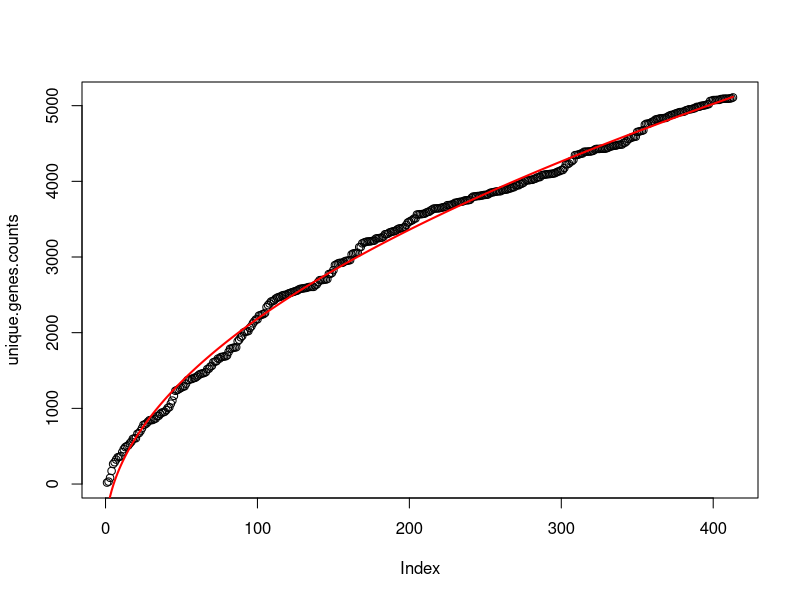
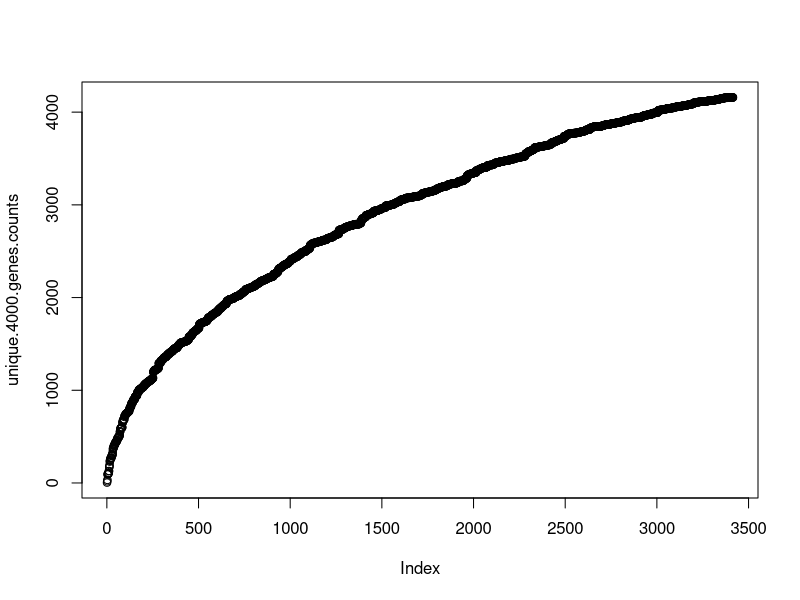
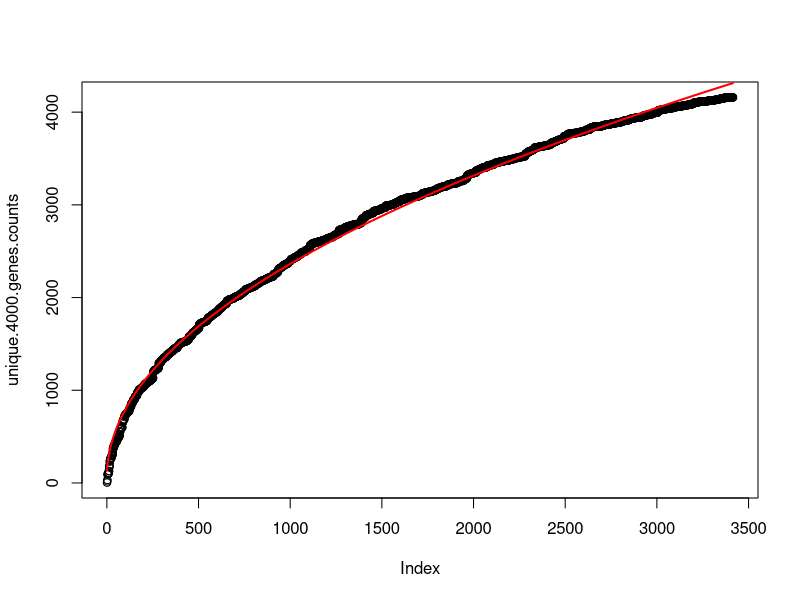

Generate these figures, in order, with R:
## Generate Plot of Accumulating Unique Genes

#read wp and 4000 pfocr
pfocr.wp <- read.csv('20180418_wp_hs_pfocr_sub.csv',stringsAsFactors = F)
pfocr.4000 <- read.csv('20180413_4000_pfocr_sub.csv',stringsAsFactors = F)

#reshape pfocr into named list
pfocr.wp.nl <- unstack(pfocr.wp[,2:1])
pfocr.4000.nl <- unstack(pfocr.4000[,2:1])

#average number of genes per pathway/image
pfocr.wp.med<-median(unlist(lapply(pfocr.wp.nl, length)))
pfocr.wp.med
pfocr.4000.med<-median(unlist(lapply(pfocr.4000.nl, length)))
pfocr.4000.med
pfocr.wp.mean<-mean(unlist(lapply(pfocr.wp.nl, length)))
pfocr.wp.mean
pfocr.4000.mean<-mean(unlist(lapply(pfocr.4000.nl, length)))
pfocr.4000.mean

#plot accumulation of unique genes in pfocr WP
unique.genes<-c()
unique.genes.counts<-c()
for (p in names(pfocr.wp.nl)){
    unique.genes <- c(unique.genes, setdiff(pfocr.wp.nl[[p]],unique.genes))
    unique.genes.counts <- c(unique.genes.counts,length(unique.genes))
}
plot(unique.genes.counts)
## fit curve
xx<-seq(1:length(unique.genes.counts))
fit<-lm(unique.genes.counts~sqrt(xx))
summary(fit)
lines(xx, predict(fit, data.frame(x=xx)), col="red", lwd=2)
predict(fit,data.frame(xx=269))  
# 5300 WP pathways = 20,000 unique genes
# 269 WP pathways = 4000 genes

#plot accumulation of unique genes in pfocr 4000
unique.4000.genes<-c()
unique.4000.genes.counts<-c()
for (p in names(pfocr.4000.nl)){
    unique.4000.genes <- c(unique.4000.genes, setdiff(pfocr.4000.nl[[p]],unique.4000.genes))
    unique.4000.genes.counts <- c(unique.4000.genes.counts,length(unique.4000.genes))
}
plot(unique.4000.genes.counts)
## fit curve
xx<-seq(1:length(unique.4000.genes.counts))
fit<-lm(unique.4000.genes.counts~sqrt(xx))
summary(fit)
plot(unique.4000.genes.counts)
lines(xx, predict(fit, data.frame(x=xx)), col="red", lwd=2)
predict(fit,data.frame(xx=2925))  
# 12,000 PFOCR images = 8000 unique genes
# 2925 images = 4000 genes
